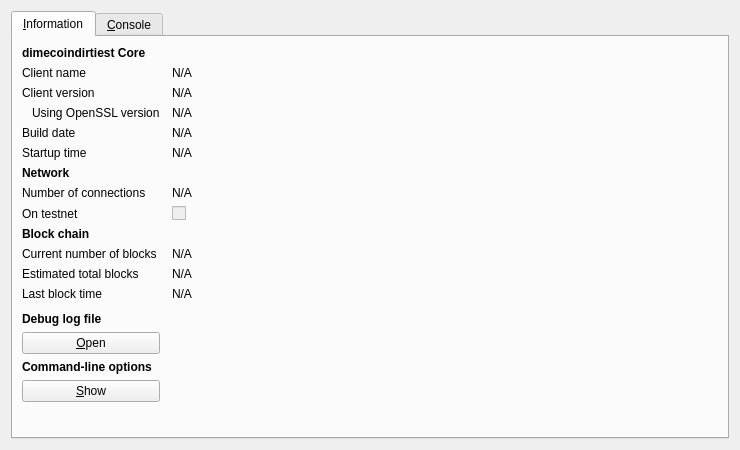
<?xml version="1.0" encoding="UTF-8"?>
<ui version="4.0">
 <class>RPCConsole</class>
 <widget class="QDialog" name="RPCConsole">
  <property name="geometry">
   <rect>
    <x>0</x>
    <y>0</y>
    <width>740</width>
    <height>450</height>
   </rect>
  </property>
  <property name="windowTitle">
   <string>dimecoindirtiest - Debug window</string>
  </property>
  <layout class="QVBoxLayout" name="verticalLayout_2">
   <item>
    <widget class="QTabWidget" name="tabWidget">
     <property name="currentIndex">
      <number>0</number>
     </property>
     <widget class="QWidget" name="tab_info">
      <attribute name="title">
       <string>&amp;Information</string>
      </attribute>
      <layout class="QGridLayout" name="gridLayout" columnstretch="0,1">
       <property name="horizontalSpacing">
        <number>12</number>
       </property>
       <item row="0" column="0">
        <widget class="QLabel" name="label_9">
         <property name="font">
          <font>
           <weight>75</weight>
           <bold>true</bold>
          </font>
         </property>
         <property name="text">
          <string>dimecoindirtiest Core</string>
         </property>
        </widget>
       </item>
       <item row="1" column="0">
        <widget class="QLabel" name="label_5">
         <property name="text">
          <string>Client name</string>
         </property>
        </widget>
       </item>
       <item row="1" column="1">
        <widget class="QLabel" name="clientName">
         <property name="cursor">
          <cursorShape>IBeamCursor</cursorShape>
         </property>
         <property name="text">
          <string>N/A</string>
         </property>
         <property name="textFormat">
          <enum>Qt::PlainText</enum>
         </property>
         <property name="textInteractionFlags">
          <set>Qt::LinksAccessibleByMouse|Qt::TextSelectableByKeyboard|Qt::TextSelectableByMouse</set>
         </property>
        </widget>
       </item>
       <item row="2" column="0">
        <widget class="QLabel" name="label_6">
         <property name="text">
          <string>Client version</string>
         </property>
        </widget>
       </item>
       <item row="2" column="1">
        <widget class="QLabel" name="clientVersion">
         <property name="cursor">
          <cursorShape>IBeamCursor</cursorShape>
         </property>
         <property name="text">
          <string>N/A</string>
         </property>
         <property name="textFormat">
          <enum>Qt::PlainText</enum>
         </property>
         <property name="textInteractionFlags">
          <set>Qt::LinksAccessibleByMouse|Qt::TextSelectableByKeyboard|Qt::TextSelectableByMouse</set>
         </property>
        </widget>
       </item>
       <item row="3" column="0">
        <widget class="QLabel" name="label_14">
         <property name="text">
          <string>Using OpenSSL version</string>
         </property>
         <property name="indent">
          <number>10</number>
         </property>
        </widget>
       </item>
       <item row="3" column="1">
        <widget class="QLabel" name="openSSLVersion">
         <property name="cursor">
          <cursorShape>IBeamCursor</cursorShape>
         </property>
         <property name="text">
          <string>N/A</string>
         </property>
         <property name="textFormat">
          <enum>Qt::PlainText</enum>
         </property>
         <property name="textInteractionFlags">
          <set>Qt::LinksAccessibleByMouse|Qt::TextSelectableByKeyboard|Qt::TextSelectableByMouse</set>
         </property>
        </widget>
       </item>
       <item row="4" column="0">
        <widget class="QLabel" name="label_12">
         <property name="text">
          <string>Build date</string>
         </property>
        </widget>
       </item>
       <item row="4" column="1">
        <widget class="QLabel" name="buildDate">
         <property name="cursor">
          <cursorShape>IBeamCursor</cursorShape>
         </property>
         <property name="text">
          <string>N/A</string>
         </property>
         <property name="textFormat">
          <enum>Qt::PlainText</enum>
         </property>
         <property name="textInteractionFlags">
          <set>Qt::LinksAccessibleByMouse|Qt::TextSelectableByKeyboard|Qt::TextSelectableByMouse</set>
         </property>
        </widget>
       </item>
       <item row="5" column="0">
        <widget class="QLabel" name="label_13">
         <property name="text">
          <string>Startup time</string>
         </property>
        </widget>
       </item>
       <item row="5" column="1">
        <widget class="QLabel" name="startupTime">
         <property name="cursor">
          <cursorShape>IBeamCursor</cursorShape>
         </property>
         <property name="text">
          <string>N/A</string>
         </property>
         <property name="textFormat">
          <enum>Qt::PlainText</enum>
         </property>
         <property name="textInteractionFlags">
          <set>Qt::LinksAccessibleByMouse|Qt::TextSelectableByKeyboard|Qt::TextSelectableByMouse</set>
         </property>
        </widget>
       </item>
       <item row="6" column="0">
        <widget class="QLabel" name="label_11">
         <property name="font">
          <font>
           <weight>75</weight>
           <bold>true</bold>
          </font>
         </property>
         <property name="text">
          <string>Network</string>
         </property>
        </widget>
       </item>
       <item row="7" column="0">
        <widget class="QLabel" name="label_7">
         <property name="text">
          <string>Number of connections</string>
         </property>
        </widget>
       </item>
       <item row="7" column="1">
        <widget class="QLabel" name="numberOfConnections">
         <property name="cursor">
          <cursorShape>IBeamCursor</cursorShape>
         </property>
         <property name="text">
          <string>N/A</string>
         </property>
         <property name="textFormat">
          <enum>Qt::PlainText</enum>
         </property>
         <property name="textInteractionFlags">
          <set>Qt::LinksAccessibleByMouse|Qt::TextSelectableByKeyboard|Qt::TextSelectableByMouse</set>
         </property>
        </widget>
       </item>
       <item row="8" column="0">
        <widget class="QLabel" name="label_8">
         <property name="text">
          <string>On testnet</string>
         </property>
        </widget>
       </item>
       <item row="8" column="1">
        <widget class="QCheckBox" name="isTestNet">
         <property name="enabled">
          <bool>false</bool>
         </property>
         <property name="text">
          <string/>
         </property>
        </widget>
       </item>
       <item row="9" column="0">
        <widget class="QLabel" name="label_10">
         <property name="font">
          <font>
           <weight>75</weight>
           <bold>true</bold>
          </font>
         </property>
         <property name="text">
          <string>Block chain</string>
         </property>
        </widget>
       </item>
       <item row="10" column="0">
        <widget class="QLabel" name="label_3">
         <property name="text">
          <string>Current number of blocks</string>
         </property>
        </widget>
       </item>
       <item row="10" column="1">
        <widget class="QLabel" name="numberOfBlocks">
         <property name="cursor">
          <cursorShape>IBeamCursor</cursorShape>
         </property>
         <property name="text">
          <string>N/A</string>
         </property>
         <property name="textFormat">
          <enum>Qt::PlainText</enum>
         </property>
         <property name="textInteractionFlags">
          <set>Qt::LinksAccessibleByMouse|Qt::TextSelectableByKeyboard|Qt::TextSelectableByMouse</set>
         </property>
        </widget>
       </item>
       <item row="11" column="0">
        <widget class="QLabel" name="label_4">
         <property name="text">
          <string>Estimated total blocks</string>
         </property>
        </widget>
       </item>
       <item row="11" column="1">
        <widget class="QLabel" name="totalBlocks">
         <property name="cursor">
          <cursorShape>IBeamCursor</cursorShape>
         </property>
         <property name="text">
          <string>N/A</string>
         </property>
         <property name="textFormat">
          <enum>Qt::PlainText</enum>
         </property>
         <property name="textInteractionFlags">
          <set>Qt::LinksAccessibleByMouse|Qt::TextSelectableByKeyboard|Qt::TextSelectableByMouse</set>
         </property>
        </widget>
       </item>
       <item row="12" column="0">
        <widget class="QLabel" name="label_2">
         <property name="text">
          <string>Last block time</string>
         </property>
        </widget>
       </item>
       <item row="12" column="1">
        <widget class="QLabel" name="lastBlockTime">
         <property name="cursor">
          <cursorShape>IBeamCursor</cursorShape>
         </property>
         <property name="text">
          <string>N/A</string>
         </property>
         <property name="textFormat">
          <enum>Qt::PlainText</enum>
         </property>
         <property name="textInteractionFlags">
          <set>Qt::LinksAccessibleByMouse|Qt::TextSelectableByKeyboard|Qt::TextSelectableByMouse</set>
         </property>
        </widget>
       </item>
       <item row="13" column="0">
        <spacer name="verticalSpacer_2">
         <property name="orientation">
          <enum>Qt::Vertical</enum>
         </property>
         <property name="sizeHint" stdset="0">
          <size>
           <width>20</width>
           <height>20</height>
          </size>
         </property>
        </spacer>
       </item>
       <item row="14" column="0">
        <widget class="QLabel" name="labelDebugLogfile">
         <property name="font">
          <font>
           <weight>75</weight>
           <bold>true</bold>
          </font>
         </property>
         <property name="text">
          <string>Debug log file</string>
         </property>
        </widget>
       </item>
       <item row="15" column="0">
        <widget class="QPushButton" name="openDebugLogfileButton">
         <property name="toolTip">
          <string>Open the dimecoindirtiest debug log file from the current data directory. This can take a few seconds for large log files.</string>
         </property>
         <property name="text">
          <string>&amp;Open</string>
         </property>
         <property name="autoDefault">
          <bool>false</bool>
         </property>
        </widget>
       </item>
       <item row="16" column="0">
        <widget class="QLabel" name="labelCLOptions">
         <property name="font">
          <font>
           <weight>75</weight>
           <bold>true</bold>
          </font>
         </property>
         <property name="text">
          <string>Command-line options</string>
         </property>
        </widget>
       </item>
       <item row="17" column="0">
        <widget class="QPushButton" name="showCLOptionsButton">
         <property name="toolTip">
          <string>Show the dimecoindirtiest-Qt help message to get a list with possible dimecoindirtiest command-line options.</string>
         </property>
         <property name="text">
          <string>&amp;Show</string>
         </property>
         <property name="autoDefault">
          <bool>false</bool>
         </property>
        </widget>
       </item>
       <item row="18" column="0">
        <spacer name="verticalSpacer">
         <property name="orientation">
          <enum>Qt::Vertical</enum>
         </property>
         <property name="sizeHint" stdset="0">
          <size>
           <width>20</width>
           <height>40</height>
          </size>
         </property>
        </spacer>
       </item>
      </layout>
     </widget>
     <widget class="QWidget" name="tab_console">
      <attribute name="title">
       <string>&amp;Console</string>
      </attribute>
      <layout class="QVBoxLayout" name="verticalLayout_3">
       <property name="spacing">
        <number>3</number>
       </property>
       <item>
        <widget class="QTextEdit" name="messagesWidget">
         <property name="minimumSize">
          <size>
           <width>0</width>
           <height>100</height>
          </size>
         </property>
         <property name="readOnly">
          <bool>true</bool>
         </property>
         <property name="tabKeyNavigation" stdset="0">
          <bool>false</bool>
         </property>
         <property name="columnCount" stdset="0">
          <number>2</number>
         </property>
        </widget>
       </item>
       <item>
        <layout class="QHBoxLayout" name="horizontalLayout">
         <property name="spacing">
          <number>3</number>
         </property>
         <item>
          <widget class="QLabel" name="label">
           <property name="text">
            <string notr="true">&gt;</string>
           </property>
          </widget>
         </item>
         <item>
          <widget class="QLineEdit" name="lineEdit"/>
         </item>
         <item>
          <widget class="QPushButton" name="clearButton">
           <property name="maximumSize">
            <size>
             <width>24</width>
             <height>24</height>
            </size>
           </property>
           <property name="toolTip">
            <string>Clear console</string>
           </property>
           <property name="text">
            <string/>
           </property>
           <property name="icon">
            <iconset resource="../bitcoin.qrc">
             <normaloff>:/icons/remove</normaloff>:/icons/remove</iconset>
           </property>
           <property name="shortcut">
            <string notr="true">Ctrl+L</string>
           </property>
           <property name="autoDefault">
            <bool>false</bool>
           </property>
          </widget>
         </item>
        </layout>
       </item>
      </layout>
     </widget>
    </widget>
   </item>
  </layout>
 </widget>
 <resources>
  <include location="../bitcoin.qrc"/>
 </resources>
 <connections/>
</ui>
